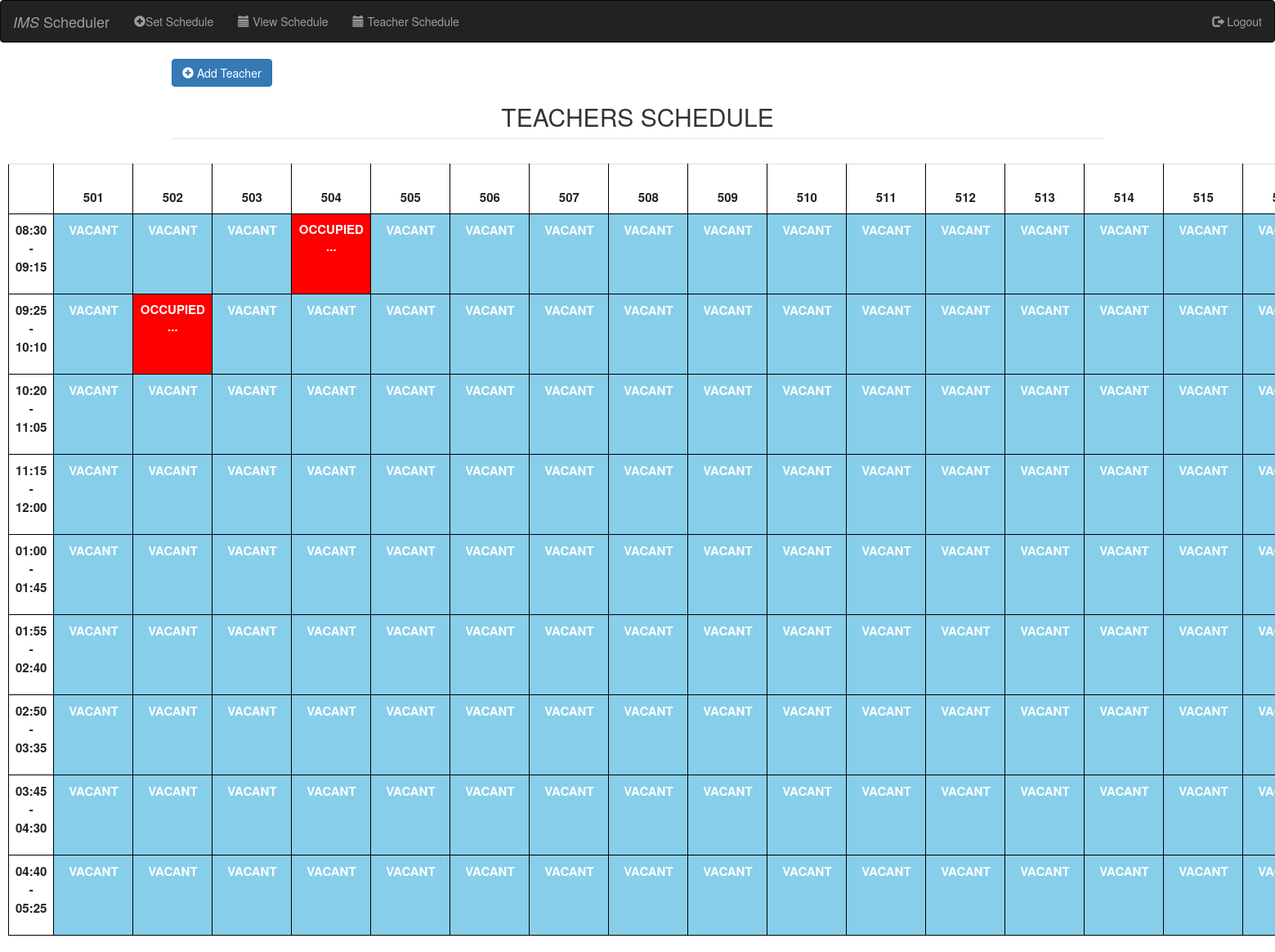
The app's page /teacherlist.list.php with its own data.
### tables this page shows
CREATE TABLE `rooms` (
  `room_id` int(11) NOT NULL,
  `room` varchar(250) NOT NULL,
  `is_group` tinyint(1) NOT NULL
);

### teacherlist.php (the view, shortened to what the rows shown need)
<?php
include_once("header.php");
include_once("navbar.php");
require 'databaasee.php';
?>
<html>
<head>
</head>
<body>
    <div class="" style="margin:10px">
        <?php
        $selectAllRoomsQuery = "SELECT * FROM rooms WHERE room_id NOT IN (71,83);";
        $selectAllRoomsQueryResult = mysqli_query($connect, $selectAllRoomsQuery) or die(mysqli_error($connect));
        echo "<div class=''>";
        echo "<table class='teacherTable table table-primary' style='width:100%;table-layout:auto;'>";
        echo "<tr>";
        echo "<td align='center' height='50'>";
        while ($selectAllRoomsRow = mysqli_fetch_assoc($selectAllRoomsQueryResult)) {
            $roomName = $selectAllRoomsRow["room"];
            echo "<td align='center' height='50' width='100'><br>
                        <b>$roomName</b></br>
                    </td>";
        }
        echo "</tr>";
        echo "<tr>
                    <td align='center' height='50'>
                        <b>08:30 - 09:15</b>";
        echo "</td>";
        echo "</tr>
                <tr>
                    <td align='center' height='50'>
                        <b>09:25 - 10:10</b>
                    </td>";
        echo "</tr>
                <tr>
                    <td align='center' height='50'>
                        <b>10:20 - 11:05</b>
                    </td>";
        echo "</tr>
                <tr>
                    <td align='center' height='50'>
                        <b>11:15 - 12:00</b>
                    </td>";
        echo "</tr>
                <tr>
                    <td align='center' height='50'>
                        <b>01:00 - 01:45</b>
                    </td>";
        echo "</tr>
                <tr>
                    <td align='center' height='50'>
                        <b>01:55 - 02:40</b>
                    </td>";
        echo "</tr>
                <tr>
                    <td align='center' height='50'>
                        <b>02:50 - 03:35</b>
                    </td>";
        echo "</tr>
                <tr>
                    <td align='center' height='50'>
                        <b>03:45 - 04:30</b>
                    </td>";
        echo "</tr>
                <tr>
                    <td align='center' height='50'>
                        <b>04:40 - 05:25</b>
                    </td>";
        echo "</tr>
            </table></div>";
        ?>
</body>
</html>
<?php
include_once("footer.php");
?>

### records on screen
rooms: room "501"
rooms: room "502"
rooms: room "503"
rooms: room "504"
rooms: room "505"
rooms: room "506"
rooms: room "507"
rooms: room "508"
rooms: room "509"
rooms: room "510"
rooms: room "511"
rooms: room "512"
rooms: room "513"
rooms: room "514"
rooms: room "515"

### other values on screen
$checkStudentname "..."
